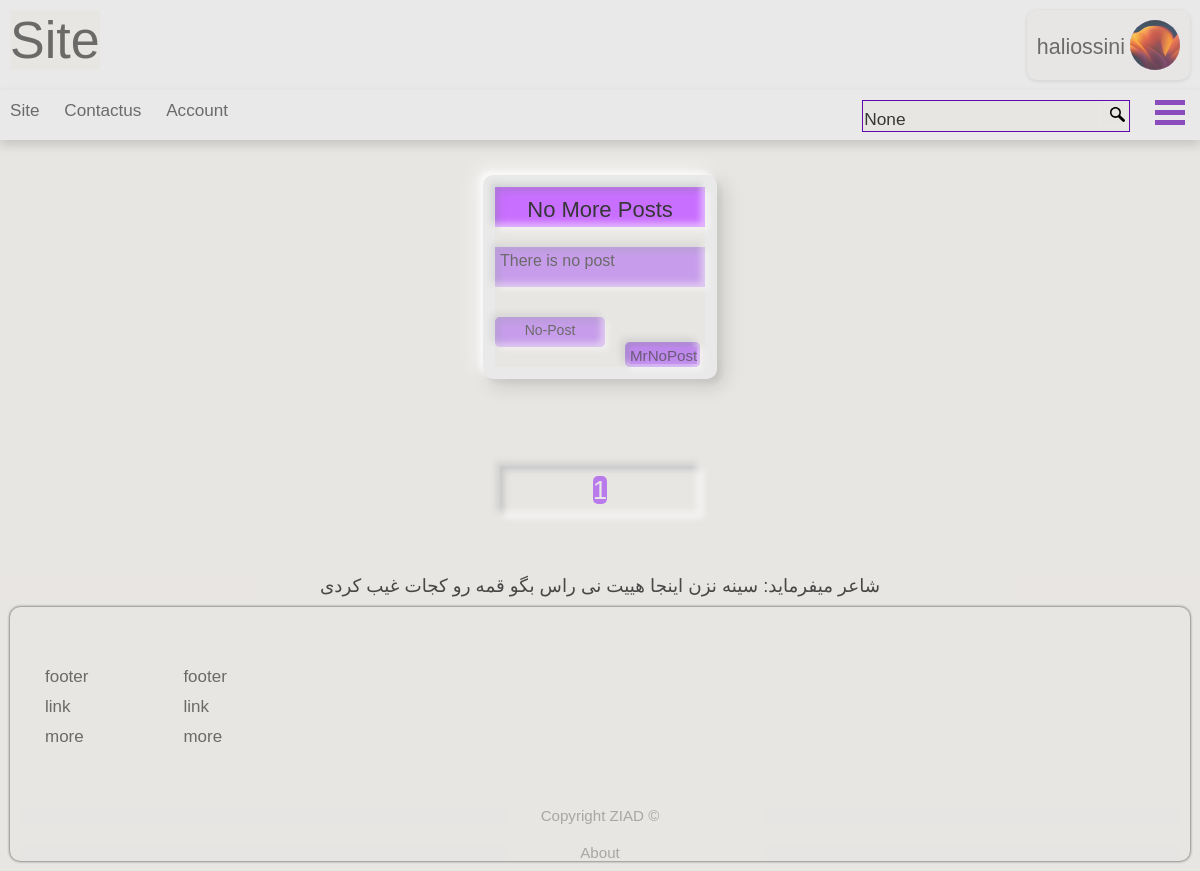
The page /posts/search/ (signed in) on the database its author committed.
### users/models.py (models this page shows, shortened)
class UserModel(AbstractBaseUser):
    SEX_CHOICES = (
        ("male", "Male"),
        ("female", "Female"),
        ("other", "Other")
    )
    email = models.EmailField(verbose_name="email",
                              max_length=250, unique=True)
    date_joined = models.DateTimeField(
        verbose_name="date joined", auto_now_add=True, unique=True)
    user_unique_id = models.SlugField(unique=True)
    last_login = models.DateTimeField(verbose_name="last login", auto_now=True)
    is_admin = models.BooleanField(default=False)
    is_active = models.BooleanField(default=False)
    is_staff = models.BooleanField(default=False)
    is_superuser = models.BooleanField(default=False)
    full_name = models.CharField(max_length=120, blank=True, null=True)
    age = models.PositiveSmallIntegerField(blank=True, null=True)
    sex = models.CharField(max_length=6, choices=SEX_CHOICES,
                           default="other", blank=True, null=True)
    bio = models.TextField(max_length=250, blank=True, null=True)
    image_prof = models.ImageField(upload_to="images/users/", blank=True, null=True)
    updated = models.DateTimeField(auto_now=True)
    USERNAME_FIELD = "email"
    objects = UserModelManager()
    def __str__(self):
        return str(self.email).split("@")[0]

### posts/views.py (the view)
# urls.py: path("search/", views.search_view, name="search_page"),
def search_view(request, tag_slug=None):
    posts = PostModel.objects.filter(status="published")
    if request.method == "GET":
        search_val = str(request.GET.get("search-val"))
        if search_val:
            request.session["search_val_session"] = search_val
        else:
            try:
                search_val = request.session["search_val_session"]
            except:
                search_val = ""
        res = PostModel.objects.filter(status="published").filter(
            Q(title__icontains=search_val) | Q(body__icontains=search_val))
        posts = res
        tag = None
        if tag_slug:
            tag = Tag.objects.get(slug=tag_slug)
            posts = posts.filter(tags__in=[tag])
        page_num = request.GET.get("page", 1)
        paginator = Paginator(posts, 1)
        try:
            posts = paginator.page(page_num)
        except EmptyPage:
            paginator.page(1)
        except PageNotAnInteger:
            paginator.page(paginator.num_pages)
        _classy_poems = _CLASSY_POEMS
        context = {
            "posts": posts,
            "page": page_num,
            "tag": tag,
            "search_val": search_val,
            "classy_poems": _classy_poems,
        }
        return render(request, "posts/posts.html", context)

### templates/posts/posts.html (shortened to what this page needs)
{% extends "parts/base/base.html" %}
{% load static %}
{% block head_block %}<link rel="stylesheet" href="{% static 'style/posts/posts.css' %}">{% endblock %}
{% block body_block %}
    <div class="main">
        {% include "parts/header/header.html" %}
        {% include "parts/nav/nav.html" %}
        <div class="body-div">
            <div class="posts">
                {% for post in posts %}
                    <div class="post-div">
                        <a href="{{post.get_absolute_url}}">
                            <div class="post-inner-div">
                                <div class="post-name">{{post.title}}</div>
                                <div class="pre-post-detail">{{post.body | truncatechars:30}}</div>
                                <div class="tags">
                                    {% for tag in post.tags.all %}
                                        <a href="{% url 'posts:posts_filter_tag_page' tag.slug %}">{{tag.name}}</a>
                                    {% endfor %}
                                </div>
                                {% comment %} <div class="author">{{post.author}}</div> {% endcomment %}
                                <div class="author"><a href="{{post.author.get_absolute_url}}">{{post.author}}</a></div>
                            </div>
                        </a>
                    </div>
                {% empty %}
                    <div class="post-div">
                        <div class="post-inner-div">
                            <div class="post-name">No More Posts</div>
                            <div class="pre-post-detail">There is no post</div>
                            <div class="tags">
                                No-Post
                            </div>
                            <div class="author"><a href="#">MrNoPost</a></div>
                        </div>
                    </div>
                {% endfor %}
            </div>
        </div>
        {% include "parts/pagination/pagination.html" %}
        <div class="classy-poems-div">
            <p>
                شاعر میفرماید: {{classy_poems | random}}
            </p>
        </div>
        {% include "parts/footer/footer.html" %}
    </div>
{% endblock %}

### templates/parts/header/header.html
{% load static %}
<link rel="stylesheet" href="{% static 'style/parts/header/header.css' %}">
<div class="header-div">
    <div class="main-page-div"><a href="{% url 'home:home_page' %}">Site</a></div>
    {% if request.user.is_authenticated %}
        <a href="{% url 'users:user_detail_page' %}">
            <div class="user-detail-div">
                <span class="user-visual-span">
                    {% if request.user.image_prof %}
                        <img src="{{request.user.image_prof.url}}" alt="{{request.user.image_prof.url | cut:"/media/images/users/"}}">
                    {% endif %}
                </span>
                <span class="user-name-span">
                    <p>{{request.user}}</p>
                </span>
            </div>
        </a>
    {% else %}
        <span class="user-name-span">
            <a href="{% url 'login:login_page' %}">Login</a>
        </span>
    {% endif %}
</div>

### static/style/parts/base/base.css (style rules this page uses)
* { font: 101% Arial, sans-serif; background-color: #e8e6e3; color: #363636; margin: 0%; scrollbar-width: medium; scrollbar-color: inherit #6209AB; }
body a { text-decoration: none; color: inherit; opacity: 0.7; }

### static/style/posts/posts.css (style rules this page uses)
* { margin: 0%; }
div.body-div { margin: 10px; text-align: center; vertical-align: auto; }
div.post-div { display: inline-block; background-color: #E9E9E9; min-width: 210px; min-height: 180px; max-width: 210px; max-height: 180px; border-radius: 10px; padding: 12px; margin: 12px; margin-top: 25px; box-shadow: -7px -7px 20px 0px #fff9, -4px -4px 5px 0px #fff9, 7px 7px 20px 0px #0002, 4px 4px 5px 0px #0001, inset 0px 0px 0px 0px #fff9, inset 0px 0px 0px 0px #0001, inset 0px 0px 0px 0px #fff9, inset 0px 0px 0px 0px #0001; }
div.post-div div.post-name { padding: 10px; background-color: #C96FFF; text-align: center; border-radius: inherit; font-size: 22px; max-width: 100%; max-height: 20px; overflow: auto; box-shadow: 4px 4px 6px 0 rgba(255, 255, 255, .5), -4px -4px 6px 0 rgba(116, 125, 136, .2), inset -4px -4px 6px 0 rgba(255, 255, 255, .5), inset 4px 4px 6px 0 rgba(116, 125, 136, .3); }
div.post-div div.pre-post-detail { padding: 5px; margin-top: 20px; background-color: #BA7EEE; border-radius: inherit; font-size: 16px; max-width: 100%; min-height: 30px; max-height: 30px; opacity: 0.7; text-align: justify; overflow: auto; box-shadow: 4px 4px 6px 0 rgba(255, 255, 255, .5), -4px -4px 6px 0 rgba(116, 125, 136, .2), inset -4px -4px 6px 0 rgba(255, 255, 255, .5), inset 4px 4px 6px 0 rgba(116, 125, 136, .3); }
div.post-div div.tags { background-color: #BA7EEE; border-radius: 5px; margin-top: 30px; padding: 5px; font-size: 14px; opacity: 0.7; min-width: 100px; min-height: 20px; max-width: 100px; max-height: 20px; overflow: auto; box-shadow: 4px 4px 6px 0 rgba(255, 255, 255, .5), -4px -4px 6px 0 rgba(116, 125, 136, .2), inset -4px -4px 6px 0 rgba(255, 255, 255, .5), inset 4px 4px 6px 0 rgba(116, 125, 136, .3); }
div.post-div div.author { background-color: #BA7EEE; border-radius: 5px; padding: 5px; margin-top: -5px; font-size: 15px; opacity: 0.9; max-width: 120px; max-height: 15px; text-align: center; overflow: auto; margin-left: 130px; margin-right: 5px; box-shadow: 4px 4px 6px 0 rgba(255, 255, 255, .5), -4px -4px 6px 0 rgba(116, 125, 136, .2), inset -4px -4px 6px 0 rgba(255, 255, 255, .5), inset 4px 4px 6px 0 rgba(116, 125, 136, .3); }
div.post-div div.author>a { background-color: #BA7EEE; }
div.classy-poems-div { text-align: center; opacity: 0.9; font-size: 110%; margin-top: 5%; }

### static/style/parts/header/header.css (style rules this page uses)
div.header-div { overflow: hidden; top: 0; left: 0; right: 0; padding: 10px !important; background-color: #E9E9E9; box-shadow: rgba(0, 0, 0, 0.15) 0px 5px 15px 0px; }
div.header-div a { font-size: 125%; }
div.main-page-div { float: left; font-size: 250%; }
div.user-detail-div { float: right; box-shadow: rgba(0, 0, 0, 0.16) 0px 1px 4px; border-radius: 10px; padding: 10px; }
span.user-name-span { float: right; margin-top: 15px; margin-right: 5px; max-width: 150px; overflow: scroll; }
span.user-visual-span { float: right; width: 50px; height: 50px; border-radius: 50px; background-color: #6209AB; }
span.user-visual-span img { width: 50px; height: 50px; border-radius: 25px; object-fit: cover; }

### rows shown on the page
UserModel: user.image_prof (picture), user "haliossini"

### other values the page prints
{{ page_num }} "1"
